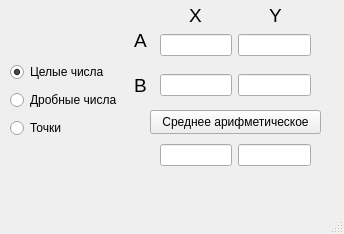
<?xml version="1.0" encoding="UTF-8"?>
<ui version="4.0">
 <class>MainWindow</class>
 <widget class="QMainWindow" name="MainWindow">
  <property name="enabled">
   <bool>true</bool>
  </property>
  <property name="geometry">
   <rect>
    <x>0</x>
    <y>0</y>
    <width>344</width>
    <height>234</height>
   </rect>
  </property>
  <property name="windowTitle">
   <string>MainWindow</string>
  </property>
  <property name="animated">
   <bool>true</bool>
  </property>
  <property name="tabShape">
   <enum>QTabWidget::Rounded</enum>
  </property>
  <widget class="QWidget" name="centralwidget">
   <widget class="QPushButton" name="pushButtonCalc">
    <property name="geometry">
     <rect>
      <x>150</x>
      <y>110</y>
      <width>171</width>
      <height>24</height>
     </rect>
    </property>
    <property name="text">
     <string>Среднее арифметическое</string>
    </property>
   </widget>
   <widget class="QWidget" name="horizontalLayoutWidget">
    <property name="geometry">
     <rect>
      <x>160</x>
      <y>140</y>
      <width>151</width>
      <height>31</height>
     </rect>
    </property>
    <layout class="QHBoxLayout" name="horizontalLayout">
     <item>
      <widget class="QLineEdit" name="lineXRes">
       <property name="readOnly">
        <bool>true</bool>
       </property>
      </widget>
     </item>
     <item>
      <widget class="QLineEdit" name="lineYRes">
       <property name="readOnly">
        <bool>true</bool>
       </property>
      </widget>
     </item>
    </layout>
   </widget>
   <widget class="QWidget" name="horizontalLayoutWidget_2">
    <property name="geometry">
     <rect>
      <x>160</x>
      <y>30</y>
      <width>151</width>
      <height>31</height>
     </rect>
    </property>
    <layout class="QHBoxLayout" name="horizontalLayout_2">
     <item>
      <widget class="QLineEdit" name="lineXA"/>
     </item>
     <item>
      <widget class="QLineEdit" name="lineYA">
       <property name="readOnly">
        <bool>true</bool>
       </property>
      </widget>
     </item>
    </layout>
   </widget>
   <widget class="QWidget" name="horizontalLayoutWidget_3">
    <property name="geometry">
     <rect>
      <x>160</x>
      <y>70</y>
      <width>151</width>
      <height>31</height>
     </rect>
    </property>
    <layout class="QHBoxLayout" name="horizontalLayout_3">
     <item>
      <widget class="QLineEdit" name="lineXB"/>
     </item>
     <item>
      <widget class="QLineEdit" name="lineYB">
       <property name="readOnly">
        <bool>true</bool>
       </property>
      </widget>
     </item>
    </layout>
   </widget>
   <widget class="QLabel" name="label">
    <property name="geometry">
     <rect>
      <x>120</x>
      <y>30</y>
      <width>41</width>
      <height>21</height>
     </rect>
    </property>
    <property name="font">
     <font>
      <pointsize>14</pointsize>
     </font>
    </property>
    <property name="text">
     <string>A</string>
    </property>
    <property name="alignment">
     <set>Qt::AlignCenter</set>
    </property>
   </widget>
   <widget class="QLabel" name="label_3">
    <property name="geometry">
     <rect>
      <x>120</x>
      <y>70</y>
      <width>41</width>
      <height>31</height>
     </rect>
    </property>
    <property name="font">
     <font>
      <pointsize>14</pointsize>
     </font>
    </property>
    <property name="text">
     <string>B</string>
    </property>
    <property name="alignment">
     <set>Qt::AlignCenter</set>
    </property>
   </widget>
   <widget class="QLabel" name="label_2">
    <property name="geometry">
     <rect>
      <x>200</x>
      <y>0</y>
      <width>151</width>
      <height>31</height>
     </rect>
    </property>
    <property name="font">
     <font>
      <pointsize>14</pointsize>
     </font>
    </property>
    <property name="text">
     <string>Y</string>
    </property>
    <property name="alignment">
     <set>Qt::AlignCenter</set>
    </property>
   </widget>
   <widget class="QLabel" name="label_4">
    <property name="geometry">
     <rect>
      <x>110</x>
      <y>0</y>
      <width>171</width>
      <height>31</height>
     </rect>
    </property>
    <property name="font">
     <font>
      <pointsize>14</pointsize>
     </font>
    </property>
    <property name="text">
     <string>X</string>
    </property>
    <property name="alignment">
     <set>Qt::AlignCenter</set>
    </property>
   </widget>
   <widget class="QWidget" name="verticalLayoutWidget">
    <property name="geometry">
     <rect>
      <x>10</x>
      <y>60</y>
      <width>113</width>
      <height>80</height>
     </rect>
    </property>
    <layout class="QVBoxLayout" name="verticalLayout">
     <item>
      <widget class="QRadioButton" name="radioButtonInt">
       <property name="text">
        <string>Целые числа</string>
       </property>
       <property name="checked">
        <bool>true</bool>
       </property>
      </widget>
     </item>
     <item>
      <widget class="QRadioButton" name="radioButtonFloat">
       <property name="text">
        <string>Дробные числа</string>
       </property>
      </widget>
     </item>
     <item>
      <widget class="QRadioButton" name="radioButtonPoint">
       <property name="text">
        <string>Точки</string>
       </property>
      </widget>
     </item>
    </layout>
   </widget>
  </widget>
  <widget class="QMenuBar" name="menubar">
   <property name="geometry">
    <rect>
     <x>0</x>
     <y>0</y>
     <width>344</width>
     <height>21</height>
    </rect>
   </property>
  </widget>
  <widget class="QStatusBar" name="statusbar"/>
 </widget>
 <resources/>
 <connections>
  <connection>
   <sender>pushButtonCalc</sender>
   <signal>clicked()</signal>
   <receiver>MainWindow</receiver>
   <slot>calculateArithmeticMean()</slot>
   <hints>
    <hint type="sourcelabel">
     <x>217</x>
     <y>154</y>
    </hint>
    <hint type="destinationlabel">
     <x>47</x>
     <y>172</y>
    </hint>
   </hints>
  </connection>
  <connection>
   <sender>radioButtonPoint</sender>
   <signal>toggled(bool)</signal>
   <receiver>MainWindow</receiver>
   <slot>changeLineEdits()</slot>
   <hints>
    <hint type="sourcelabel">
     <x>34</x>
     <y>144</y>
    </hint>
    <hint type="destinationlabel">
     <x>118</x>
     <y>196</y>
    </hint>
   </hints>
  </connection>
  <connection>
   <sender>radioButtonFloat</sender>
   <signal>toggled(bool)</signal>
   <receiver>MainWindow</receiver>
   <slot>changeLineEdits()</slot>
   <hints>
    <hint type="sourcelabel">
     <x>85</x>
     <y>126</y>
    </hint>
    <hint type="destinationlabel">
     <x>235</x>
     <y>204</y>
    </hint>
   </hints>
  </connection>
  <connection>
   <sender>radioButtonInt</sender>
   <signal>toggled(bool)</signal>
   <receiver>MainWindow</receiver>
   <slot>changeLineEdits()</slot>
   <hints>
    <hint type="sourcelabel">
     <x>63</x>
     <y>97</y>
    </hint>
    <hint type="destinationlabel">
     <x>65</x>
     <y>204</y>
    </hint>
   </hints>
  </connection>
 </connections>
 <slots>
  <slot>calculateArithmeticMean()</slot>
  <slot>changeLineEdits()</slot>
 </slots>
</ui>
